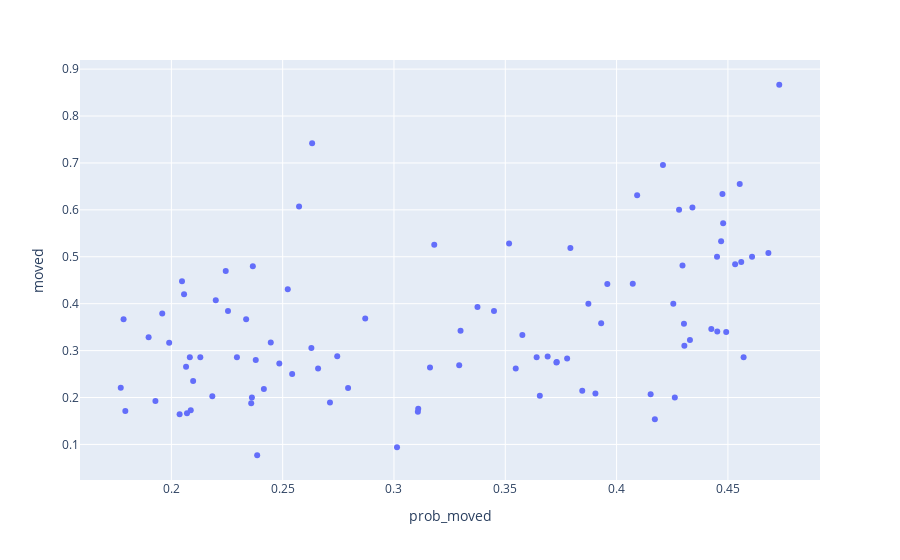

Write notebook code for a chart like this one.
### Code cell
moved = selected.groupby('_individual')['moved'].mean().reset_index()
prob = data[data['distance'] == 0]
prob['prob_moved'] = 1 - prob['probability']
prob_moved = prob.groupby('_individual')['prob_moved'].mean().reset_index()
df = moved.merge(prob_moved)
px.scatter(df, x='prob_moved', y='moved')
